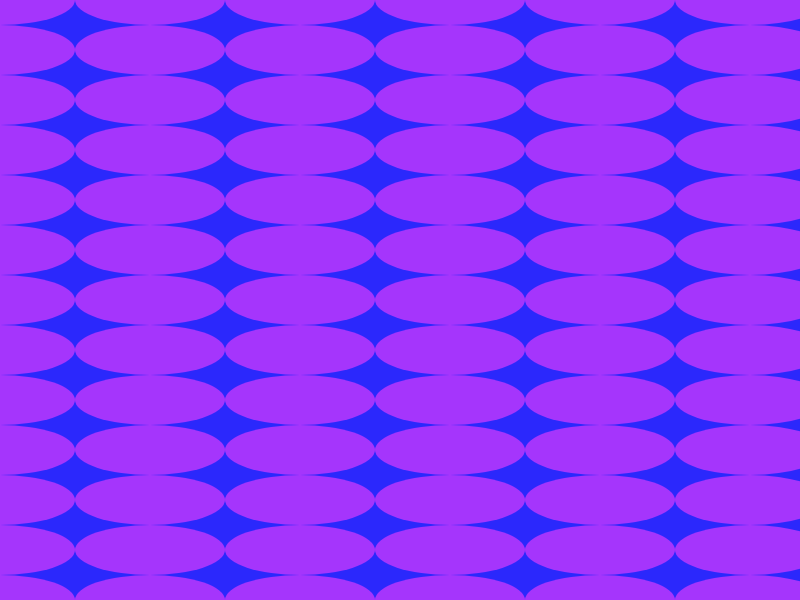
Frame 1 (no input)
Frame 60 (no input): identical to frame 1, image omitted
Frame 120 (the mouse pressed at the canvas centre since frame 60): identical to frame 1, image omitted

The p5.js sketch that drew this single still picture (run headless with seeded random() and noise() and a simulated clock; from frame 60 on, the mouse is pressed at the canvas centre):

// p5.js sketch
// ── sketch.js
// pattern version 1

function setup(){createCanvas(800,600);
				}

function draw() {
	background('#2B28FC')
	let w = 150
	let h = 50
	for(let x = 0; x <= width; x+=w){
		for(let y = 0; y<= height; y +=h){
			noStroke()
			fill('#A535FC')
			ellipse(x,y,w,h)
			
	}
		
	}

	
}
